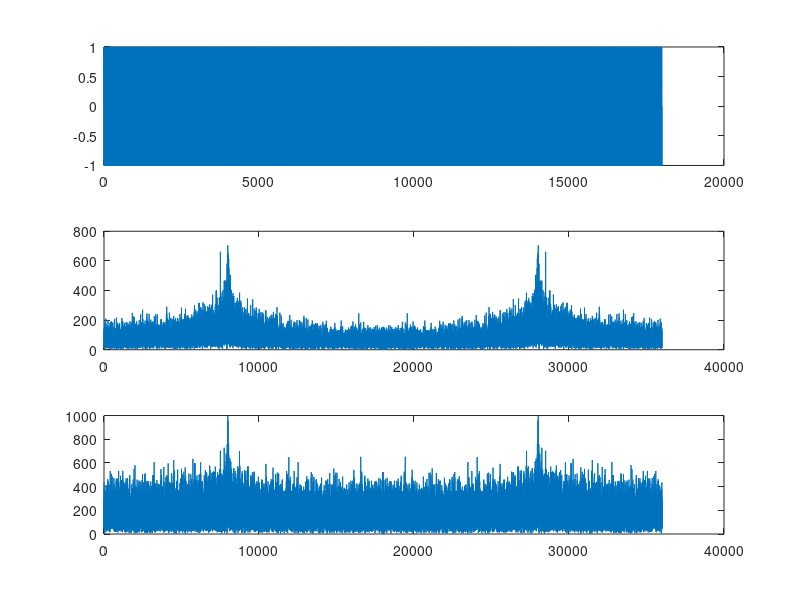
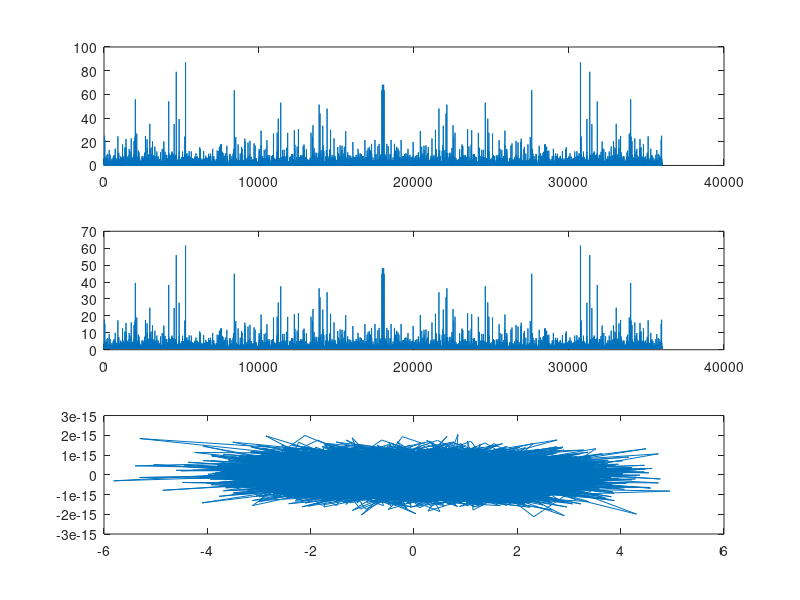

MATLAB code to generate these figures, in order:
% Spectral Subtraction Practical Model
% 6/12/2011
% Robert Over
% USNA BliSS Project
% Professor Alexander Wyglinski
% Professor Chris Anderson

% Desired Signal
F = 9e3;   % Frequency of 4kHz
T = 1/F;    % Period of 1/4000
t = T/2:T/2:1;    % Signal Caclulated over a time peroid t

x = randi([-1,1], length(t),1);    % X is a signal of a lenght 4000

% Part 1: Pheasability of different types of Fourier Transforms

% Xf = fft(x);        % Fourier Transform of x
% x_2 = ifft(Xf);     % Signal converted bach into time domain
% 
% % Error sumation
% numER = 0;
% for i=1:length(t)
%     numER = numER + abs(x_2(i)) - abs(x(i));
% end
% Total_Error = numER         % This will display the total error
%     
% % The total error for all the data is 1.2346 x 10^-12
% 
% % In order to find a more accurate system another form of the Fourier
% % Transform will be implemented
% 
% Xf = dftmtx(length(x))*x;   % Frequency spectrum of x(t) = X(f)
% 
% Fh = conj(dftmtx(length(x)))/length(x);     % Inverse dftmtx to convert X(f)
%                                             % Back into time domain
% 
% x_2 = Fh*Xf;    % signal back in time domain
% 
% % Error sumation
% numER = 0;
% for i=1:length(t)
%     numER = numER + abs(x_2(i)) - abs(x(i));
% end
% Error = numER   % This will display the total error
% 
% % Total error is 8.5837e-012
% % Error for fft(x) is less
% 
% figure(1),
% subplot(3,1,1),
% plot(x),
% subplot(3,1,2),
% plot(abs(Xf)),
% subplot(3,1,3),
% plot(x,'b'),
% hold on,
% plot(x,'r');

% Part 2: Simple Signal Transmision

% In this section of the model the signal will be combined with a pulse shape
% using a Square Root Raised Cosine pulse. The sigal will also be modulated
% up to a frequency of 4kHz. Noise will be added using the awgn() function.
% The noise will then be filtered out leaving the original signal.

fo = 4e3;
Beta = .5;
fdelta = Beta/fo;

srrctfs = 2*fo*sin(2*pi*fo*t)./(2*pi*fo*t);
srrctfc = cos(2*pi*fdelta*t)./1-(4*fdelta*t).^2;
pulse = srrctfs.*srrctfc;
pulse = pulse/sqrt(sum(pulse.^2));

x_mod = conv(x, pulse);

x_noise = awgn(x_mod, .2);

NoiseEST = .8*awgn(randi([-1,1], length(x_mod),1),.2)';

NoiseEST_freq = abs(fft(NoiseEST));
x_noise_freq = abs(fft(x_noise));

for i =1:length(NoiseEST_freq)
    if NoiseEST_freq(i) > x_noise_freq(i)
        NoiseEST_freq(i) = x_noise_freq(i);
    elseif x_noise_freq(i)<1000
            NoiseEST_freq(i)=x_noise_freq(i);
    end
end
    
SNR = abs(fft(NoiseEST))./abs(fft(x_noise));

% num_errors = 10e6;
% 
% for AlphaN = 10:100
%     for BetaN = 10:100

AlphaN=.5;
BetaN=.5;

J = 1/(AlphaN+BetaN)-(SNR).^2;

Gainfcn = zeros(1,length(x_noise));

for i=1:length(x_noise)
    if J(i)>=0
        Gainfcn(i) = sqrt(1-AlphaN*(SNR(i))^2);
    else
        Gainfcn(i) = sqrt(BetaN*(SNR(i))^2);
    end
end

x_noNoise_fft = fft(x_noise).*Gainfcn;

x_filtout = deconv(ifft(x_noNoise_fft), pulse);

% x_Errors = abs(sum(abs(x_filtout)-abs(x')));
% 
% if x_Errors<num_errors
%     best_Beta = BetaN;
%     best_Alpha = AlphaN;
% end
% 
%     end
% end

% best_Beta
% best_Alpha
% 
figure(1)
subplot(3,1,1)
plot(x)
subplot(3,1,2)
plot(abs(fft(x_mod)))
subplot(3,1,3)
plot(abs(fft(x_noise)))

figure(2)
subplot(3,1,1)
plot(SNR)
subplot(3,1,2)
plot(Gainfcn)
subplot(3,1,3)
plot(x_filtout)


% x_int = 2*randi([0,1], length(x), 1);
% 
% fo2 = 4e3+1000;
% Beta = .5;
% fdelta2 = Beta/fo2;
% 
% srrctfs2 = 2*fo*sin(2*pi*fo2*t)./(2*pi*fo2*t);
% srrctfc2 = cos(2*pi*fdelta2*t)./1-(4*fdelta2*t).^2;
% pulse2 = srrctfs2.*srrctfc2;
% pulse2 = pulse2/sqrt(sum(pulse2.^2));
% 
% x_mod2 = conv(x_int,pulse2);
% 
% x_interfering = x_mod + x_mod2;